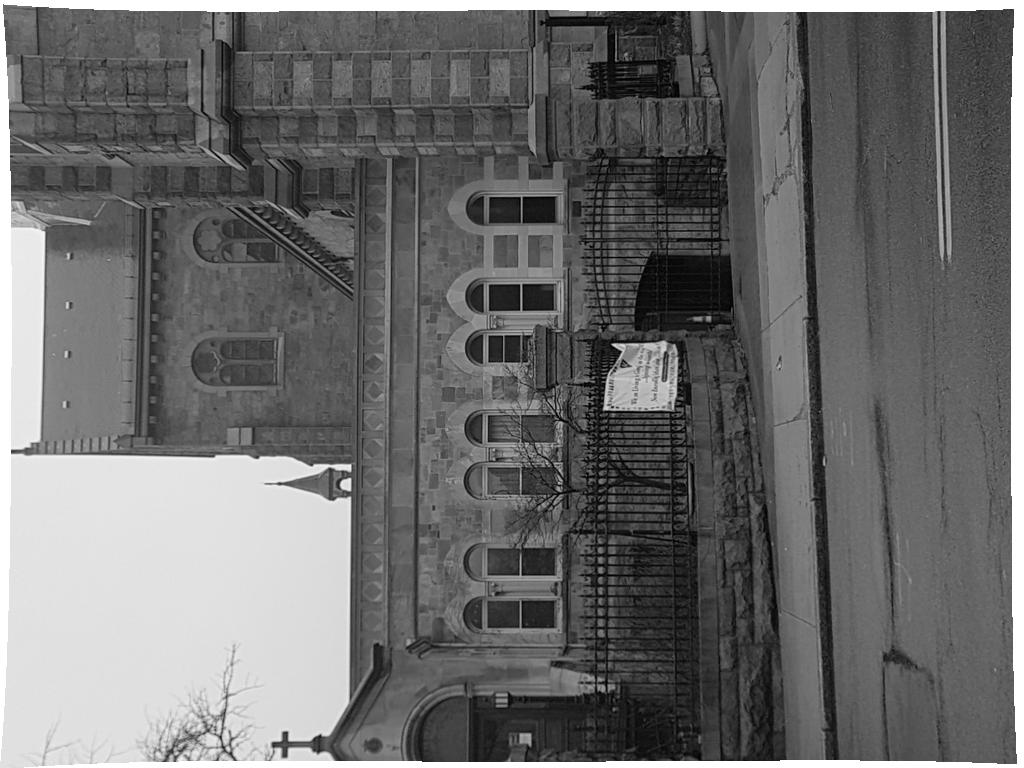
%> input picture LAB4/images/50_overlap/use1_rect.jpg, 1024 x 768 px; its folder holds only this picture in this run
$ octave mosaic.m   (GNU Octave 9; MATLAB toolbox functions it lacks are replaced by stand-ins)
%> lines starting %> are read from the running program, lines starting %| are printed output that depends on the picture
### LAB4/analysis/harris.m
function [varargout] = harris(I,varargin)
%HARRIS Harris corner detector
%  This function implements a version of the Harris corner detector which
%  has the ability to calculate the eigenvalues of the gradient matrix
%  directly.  This is opposed to calculating the corner response function as
%  originally proposed by Harris in:
%
%  C. Harris and M. Stephens.  "A Combined Corner and Edge
%  Detector", Proceedings of the 4th Alvey Vision Conference,
%  Manchester, U.K. pgs 147-151, 1988
%
%  INPUT:
%  I is the graylevel harrimage to extract interest points from
%  PARAMETER     DEFAULT   DESCRIPTION
%  ----------   --------  --------------------------
%  N               500    maximum number of interest points to return
%  'disp'          N/A    overlays corner points on image
%  'subpixel'      N/A    analytically calculate subpixel precision of
%                         corner locations by fitting a quadratic
%                         surface to corner response function
%  'thresh'          0    smallest acceptable value of response function
%  'hsize_i          3    size of the smoothing Gaussian mask
%  'sigma_i         0.5   standard deviation of Gaussian filter
%  'tile'          [1 1]  break the image into regions [y x] to
%                         distribute feature points more uniformly
%  'mask'           M     array of 1's same size as image defining
%                         where to compute feature points (useful
%                         for radially compensated images)
%  'eig'           N/A    use smallest eigenvalue as response
%                         function, o.w. use response function (default)
%                         originally proposed by Harris
%  'fft'           N/A    perform smoothing filtering in freqeuncey
%                         domain, o.w. perform in spatial domain (default)
%
%  OPTIONAL OUTPUT:
%  (y,x) are the row/column locations of interest points
%  M is the corner response function value associated with that point
%
%  Example:
%  I = imread('cameraman.tif');
%  [y,x,m] = harris(I,1000,'tile',[2 2],'disp');
%
%Date        Who     What
%--------    ----    ---------------------------------
%20021010    rme     Create.
%20021014    rme     Added option of subpixel precision.
%20021110    rme     Added example and no ouput option
%20021214    rme     Added tiling and mask features as well as
%                    Harris corner response function.
%20030821    rme     Speed up subpixel code, as well as regional
%                    processing code.
%20030826    rme     Added 'fft' option to speed up feature extraction
%                    for large images (e.g. 1024x1280)
%20041218    rme     Added convolve2.m function call.
%                    convolve2 performs SVD on the mask and then performs separable
%                    convolution.  note that matlab's filter2 also tries to do this, but for
%                    some reason calling conv2(h1,h2,I) is *much* slower than calling
%                    conv2(conv2(I,h1),h2) which what convolve2 does.

param = checkargs(size(I),varargin{:});

I = double(I);

[nr,nc] = size(I);

% create gradient masks
dx = [-1 0 1; -1 0 1; -1 0 1]/3;
dy = dx';

% calculate image gradients
Ix = convolve2(I,dx,'same');
Iy = convolve2(I,dy,'same');

% calculate gradient products
IxIx = Ix.*Ix;
IyIy = Iy.*Iy;
IxIy = Ix.*Iy;

% smooth squared image gradients
gmask = fspecial('gaussian',param.hsize,param.sigma);
if param.fft == false
  IxIx = convolve2(IxIx,gmask,'same');
  IyIy = convolve2(IyIy,gmask,'same');
  IxIy = convolve2(IxIy,gmask,'same');
else
  m = size(IxIx,1)+size(gmask,1)-1;
  n = size(IxIx,2)+size(gmask,2)-1;
  try
    % previous values
    pv_t = load(strcat(tempdir,'harris_prev_val.mat'));
    if m == pv_t.m && n == pv_t.n && ...
	  param.hsize == pv_t.hsize && param.sigma == pv_t.sigma
      % load previously stored smoothing filter fft
      %disp('loading gmask_fft');
      gmask_fft = pv_t.gmask_fft;
    else
      %disp('generating gmask_fft');
      gmask_fft = fft2(gmask,m,n);
    end
  catch
    %disp('no previous values exist, generating gmask_fft')
    hsize = param.hsize;
    sigma = param.sigma;
    % no previous values exist
    gmask_fft = fft2(gmask,m,n);
    save(strcat(tempdir,'harris_prev_val.mat'), ...
  	 'hsize','sigma','m','n','gmask_fft');
  end

  IxIx = real(ifft2(fft2(IxIx,m,n).*gmask_fft));
  IyIy = real(ifft2(fft2(IyIy,m,n).*gmask_fft));
  IxIy = real(ifft2(fft2(IxIy,m,n).*gmask_fft));
  % keep 'same' portion
  w = (param.hsize-1)/2; % hsize is assumed to be odd
  IxIx = IxIx(w+1:w+nr,w+1:w+nc);
  IyIy = IyIy(w+1:w+nr,w+1:w+nc);
  IxIy = IxIy(w+1:w+nr,w+1:w+nc);
  clear hsize sigma m n gmask_fft gmask;
end

% calculate the eigenvalues of the matrix
% [IxIx IxIy
%  IxIy IyIy]
% old way
%lambda1a = (IxIx+IyIy)/2 + 1/2*sqrt((IxIx+IyIy).^2-4*(IxIx.*IyIy-IxIy.*IxIy));
%lambda2a = (IxIx+IyIy)/2 - 1/2*sqrt((IxIx+IyIy).^2-4*(IxIx.*IyIy-IxIy.*IxIy));
% faster way
B = (IxIx+IyIy);
SQRTRM = sqrt(B.^2 - 4*(IxIx.*IyIy-IxIy.^2));
lambda1 = (B+SQRTRM)/2;
lambda2 = (B-SQRTRM)/2;
clear B SQRTRM IxIx IyIy IxIy;

% corner detection is based upon the desired corner response function
if param.eig
  % minimum eigenvalue
  R = real(min(lambda1,lambda2));
else
  % Harris corner response function
  % trace equals sum of eigenvalues
  % determinant equals product of eigenvalues
  R = lambda1.*lambda2 - 0.04*(lambda1+lambda2).^2;
end

% locate local maxima based upon eight-connected neighborhood
Maxima = (imregionalmax(R) & param.mask).*R;

% sort interest points by reponse function
% only consider pixels where the gradient matrix is positive definite
% i.e. both eigenvalues are greater than zero
[i,j] = find(Maxima > param.thresh);
m = Maxima((j-1)*nr+i); %shortcut for maxima(sub2ind(size(maxima),i,j));
[m,idx] = sort(m);
i = i(idx);
j = j(idx);

% interest points were sorted ascendingly by response function,
% flip so largest response points are first
m = m(end:-1:1);
i = i(end:-1:1);
j = j(end:-1:1);

if param.tile(1) > 1 && param.tile(2) > 1
  % process image regionally so that corners are uniformally
  % extracted across image regions
  ii = [];
  jj = [];
  mm = [];
  Npts_per_region = round(param.N/prod(param.tile));
  xx = round(linspace(1,nc,param.tile(2)+1)); % region boundaries
  yy = round(linspace(1,nr,param.tile(1)+1));
  for pp = 2:length(xx)
    % points falling within the region's x boundaries
    idx = find((j >= xx(pp-1)) & (j < xx(pp)));
    for qq = 2:length(yy)
      % points falling within the region's y boundaries
      idy = find((i >= yy(qq-1)) & (i < yy(qq)));

      % their common intersection
      ind = intersect(idx,idy);

      % return the strongest N points as defined by user
      ii = [ii; i(ind(1:min(end,Npts_per_region)))];
      jj = [jj; j(ind(1:min(end,Npts_per_region)))];
      mm = [mm; m(ind(1:min(end,Npts_per_region)))];
    end
  end
else
  ii = i(1:min(end,param.N));
  jj = j(1:min(end,param.N));
  mm = m(1:min(end,param.N));
end

if param.subpixel
  % refine corner locations with subpixel accuracy
  % fit a quadratic surface to maxima location
  % and calculate it's analytic peak
  [ii,jj] = subpixel(ii,jj,R);
end

if param.disp | nargout == 0
  % overlay corner points on original image
  figure;
  imagesc(I);
  colormap gray;
  hold on;
  plot(jj,ii,'y+');
  hold off;
  drawnow;
end

if nargout >= 2
  varargout{1} = ii;
  varargout{2} = jj;
end
if nargout == 3
  varargout{3} = mm;
end

%=======================================================================
function param = checkargs(isize,varargin);

% set defaults
param.disp = 0;      % overlay corner points on image
param.N = 500;       % number of interest points to return
param.subpixel = false;  % refine corner location with subpixel accuracy
param.thresh = 0;    % threshold value for smallest response magnitude
param.hsize = 3;     % size of gaussian smoothing mask
param.sigma = 0.5;   % standard deviation of gaussian mask
param.eig   = false; % use corner response function as originally
                     % proposed by Harris
param.tile = [1 1];  % do not process image regionally
param.fft  = false;  % implement conv2 in spatial domain

%----------------------------------------------
% replace defaults with user specified values
%----------------------------------------------
% check to see if number of corner points was specified
% otherwise use default
if nargin > 1 && isnumeric(varargin{1})
  param.N = varargin{1};
  ii = 2;
else
  ii = 1;
end

% loop through parameter/value pairs
while ii <= nargin - 1;
  switch lower(varargin{ii})
   case 'disp'
    param.disp = 1;
    ii = ii+1;
   case 'subpixel'
    param.subpixel = true;
    ii = ii+1;
   case 'eig'
    param.eig = true;
    ii = ii+1;
   case 'thresh'
    param.thresh = varargin{ii+1};
    ii = ii+2;
   case 'hsize'
    param.hsize = varargin{ii+1};
    ii = ii+2;
   case 'sigma'
    param.sigma = varargin{ii+1};
    ii = ii+2;
   case 'mask'
    param.mask  = logical(varargin{ii+1});
    ii = ii+2;
   case 'tile'
    param.tile  = varargin{ii+1};
    ii = ii+2;
   case 'fft'
    param.fft = true;
    ii = ii+1;
   otherwise
    error(sprintf('Uknown option ''%s''',varargin{ii}));
  end
end

if ~isfield(param,'mask')
  % corner mask defines region to compute interest points
  % define default mask to include "valid" smoothed
  % image gradient portions from convolution
  param.mask = true(isize);
  % [5 lines of commented-out code are left out]
end

%================================================================
% the current implementation no longer uses this function
% [7 lines left out: function regionalmask, not called in this run]


%================================================================
% [57 lines left out: function subpixel, not called in this run]

### LAB4/analysis/convolve2.m
function y = convolve2(x, m, shape, tol)
%CONVOLVE2 Two dimensional convolution.
%   Y = CONVOLVE2(X, M) performs the 2-D convolution of matrices X and
%   M. If [mx,nx] = size(X) and [mm,nm] = size(M), then size(Y) =
%   [mx+mm-1,nx+nm-1]. Values near the boundaries of the output array are
%   calculated as if X was surrounded by a border of zero values.
%
%   Y = CONVOLVE2(X, M, SHAPE) where SHAPE is a string returns a
%   subsection of the 2-D convolution with size specified by SHAPE:
%
%       'full'  - (default) returns the full 2-D convolution,
%       'same'  - returns the central part of the convolution
%                 that is the same size as A (using zero padding),
%       'valid' - returns only those parts of the convolution
%                 that are computed without the zero-padded
%                 edges, size(Y) = [mx-mm+1,nx-nm+1] when
%                 size(X) > size(M),
%       'wrap'  - as for 'same' except that instead of using zero-padding
%                 the input A is taken to wrap round as on a toroid.
%
%   CONVOLVE2 is fastest when mx > mm and nx > nm - i.e. the first
%   argument is the input and the second is the mask.
%
%   If the rank of the mask M is low, CONVOLVE2 will decompose it into a
%   sum of outer product masks, each of which is applied efficiently as
%   convolution with a row vector and a column vector, by calling CONV2.
%   The function will often be faster than CONV2 or FILTER2 (in some
%   cases much faster) and will produce the same results as CONV2 to
%   within a small tolerance.
%
%   Y = CONVOLVE2(... , TOL) where TOL is a number in the range 0.0 to
%   1.0 computes the convolution using a reduced-rank approximation to
%   M, provided this will speed up the computation. TOL limits the
%   relative sum-squared error in the effective mask; that is, if the
%   effective mask is E, the error is controlled such that
%
%       sum(sum( (M-E) .* (M-E) ))
%       --------------------------    <=  TOL
%            sum(sum( M .* M ))
%
%   See also CONV2, FILTER2.

% David Young, COGS, University of Sussex, February 2002,
%   revised October 2002.

% Deal with optional arguments
error(nargchk(2,4,nargin));
if nargin < 3
    shape = 'full';    % shape default as for CONV2
    tol = 0;
elseif nargin < 4
    if isnumeric(shape)
        tol = shape;
        shape = 'full';
    else
        tol = 0;
    end
end;

% Set up to do the wrap operation, not handled by conv2
if strcmp(shape, 'wrap')
    x = wraparound(x, m);
    shape = 'valid';
end

% do the convolution itself
y = doconv(x, m, shape, tol);

%-----------------------------------------------------------------------

function y = doconv(x, m, shape, tol);
% Carry out convolution
[mx, nx] = size(x);
[mm, nm] = size(m);

% If the mask is bigger than the input, or it is 1-D already,
% just let CONV2 handle it.
if mm > mx | nm > nx | mm == 1 | nm == 1
    y = conv2(x, m, shape);
else
    % Get svd of mask
    if mm < nm; m = m'; end        % svd(..,0) wants m > n
    [u,s,v] = svd(m, 0);
    s = diag(s);
    rank = trank(m, s, tol);
    if rank*(mm+nm) < mm*nm         % take advantage of low rank
        if mm < nm;  t = u; u = v; v = t; end  % reverse earlier transpose
        vp = v';
        % For some reason, CONV2(H,C,X) is very slow, so use the normal call
        y = conv2(conv2(x, u(:,1)*s(1), shape), vp(1,:), shape);
        for r = 2:rank
            y = y + conv2(conv2(x, u(:,r)*s(r), shape), vp(r,:), shape);
        end
    else
        if mm < nm; m = m'; end     % reverse earlier transpose
        y = conv2(x, m, shape);
    end
end

%-----------------------------------------------------------------------

function r = trank(m, s, tol)
% Approximate rank function - returns rank of matrix that fits given
% matrix to within given relative rms error. Expects original matrix
% and vector of singular values.
if tol < 0 | tol > 1
    error('Tolerance must be in range 0 to 1');
end
if tol == 0             % return estimate of actual rank
    tol = length(m) * max(s) * eps;
    r = sum(s > tol);
else
    ss = s .* s;
    t = (1 - tol) * sum(ss);
    r = 0;
    sm = 0;
    while sm < t
        r = r + 1;
        sm = sm + ss(r);
    end
end

%-----------------------------------------------------------------------

% [44 lines left out: function wraparound, not called in this run]

### LAB4/analysis/mosaic.m
imds = imageDatastore('/home/kyle/Downloads/50_overlap', 'FileExtensions', {'.jpg'})

% Read the first image from the image set.
I = readimage(imds, 1);
%> I is the input picture: size 768x1024x3 uint8; min 0, max 255, mean 108.8
no = 10000;
thresh = 0.05e+06

% Once done, experiment with tile to try and get features more uniform
% [y, x, m] = harris(I(:, :, 2), 1000, 'tile', [2 2], 'disp');
grayImage = rgb2gray(I);
[y, x, m] = harris(grayImage, no, 'tile', [2 2], 'disp');%, 'thresh', thresh);
%> in checkargs, `param.N = varargin{1};`: param.N = 10000
%> the loop in checkargs, `while ii <= nargin - 1;` made 2 passes
%> param.tile on pass 1: [2 2]
%> after the loop in checkargs, `while ii <= nargin - 1;`: ii = 5; param = {disp 1, N 10000, subpixel false, thresh 0, hsize 3, sigma 0.5}; param.disp = 1; param.eig = false; param.hsize = 3; param.sigma = 0.5; param.subpixel = false; param.thresh = 0
%> call 2 of doconv, with shape = 'same', tol = 0
%> in doconv (call 2), `y = conv2(conv2(x, u(:,1)*s(1), shape), vp(1,:), shape);`:
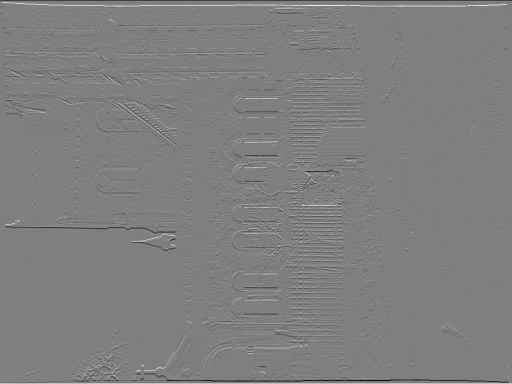
%> y: size 768x1024 double (shown at 1/2 size); min -255, max 255, mean 0; mean of the top-left, top-right, bottom-left and bottom-right quarters 0.1, 0.1, -0.1, -0.1; drawn with min black and max white
%> in harris, `IxIx = Ix.*Ix;`:
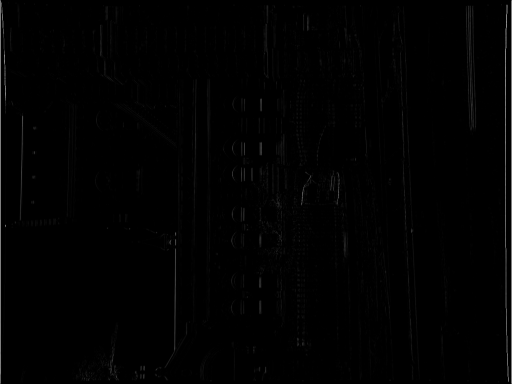
%> IxIx: size 768x1024 double (shown at 1/2 size); min 0, max 65025, mean 456.9; drawn with min black and max white
%> in harris, `IyIy = Iy.*Iy;`:
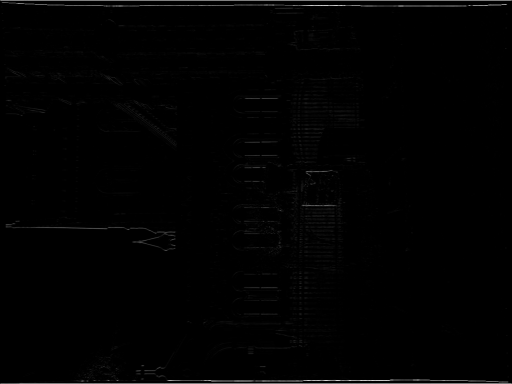
%> IyIy: size 768x1024 double (shown at 1/2 size); min 3.16e-30, max 65025, mean 520.1; drawn with min black and max white
%> in harris, `gmask = fspecial('gaussian',param.hsize,param.sigma);`: gmask = [0.0113 0.0838 0.0113; 0.0838 0.619 0.0838; 0.0113 0.0838 0.0113]
%> in harris, `R = lambda1.*lambda2 - 0.04*(lambda1+lambda2).^2;`:
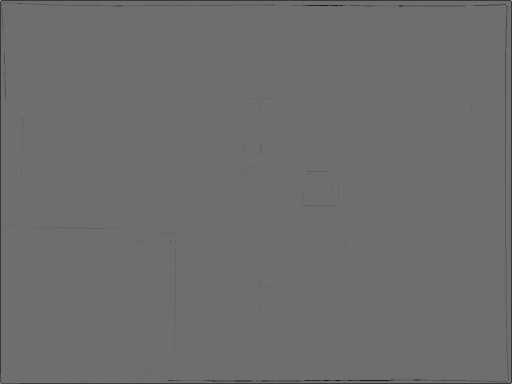
%> R: size 768x1024 double (shown at 1/2 size); min -105927117.6, max 137588168.4, mean -738980.4; drawn with min black and max white
%> in harris, `[i,j] = find(Maxima > param.thresh);`: i = 41588 values from 1 to 768; j = 41588 values from 1 to 1024
%> in harris, `Npts_per_region = round(param.N/prod(param.tile));`: Npts_per_region = 2500
%> in harris, `xx = round(linspace(1,nc,param.tile(2)+1));`: xx = [1 513 1024]
%> in harris, `yy = round(linspace(1,nr,param.tile(1)+1));`: yy = [1 385 768]
%> the loop in harris, `for pp = 2:length(xx)` made 2 passes
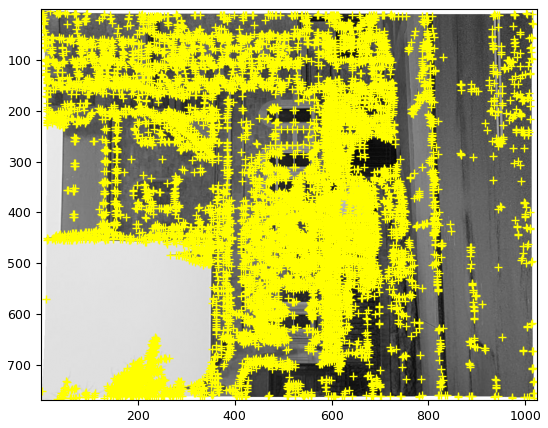
%> figure redrawn from the program's plot data
points = cornerPoints([x, y]);
%> points = 10000 points; strongest (x, y): (1, 1), (4, 6), (215, 14), (213, 14), (12, 156)
for i = 1:no
%> (the run ends here)

$ run again, on LAB4/images/50_overlap/use5_rect.jpg
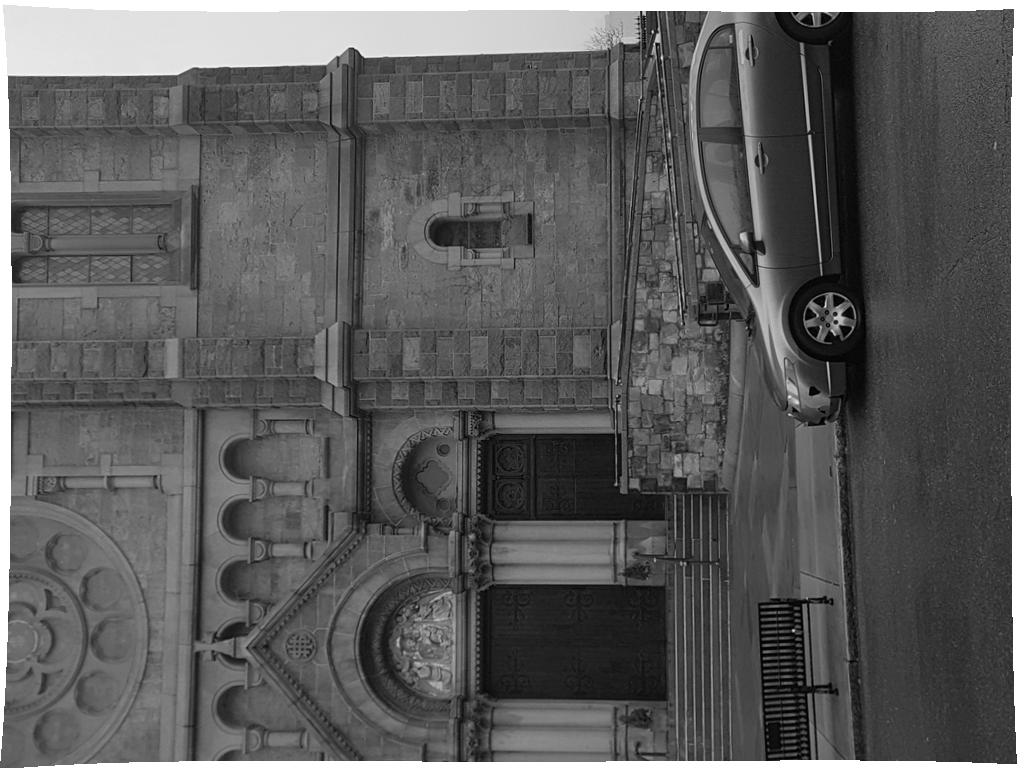
%> input picture LAB4/images/50_overlap/use5_rect.jpg, 1024 x 768 px
%> I is the input picture: size 768x1024x3 uint8; min 0, max 255, mean 92.1
%> param.N = 10000
%> the loop in checkargs, `while ii <= nargin - 1;` made 2 passes
%> param.tile on pass 1: [2 2]
%> after the loop in checkargs, `while ii <= nargin - 1;`: ii = 5; param = {disp 1, N 10000, subpixel false, thresh 0, hsize 3, sigma 0.5}; param.disp = 1; param.eig = false; param.hsize = 3; param.sigma = 0.5; param.subpixel = false; param.thresh = 0
%> I: size 768x1024 double
%> in harris, `IyIy = Iy.*Iy;`:
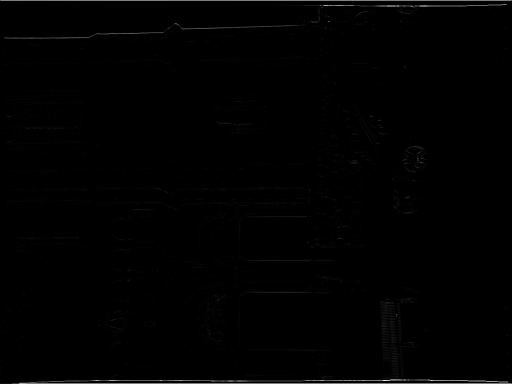
%> IyIy: size 768x1024 double (shown at 1/2 size); min 1.77e-30, max 65025, mean 419.2; drawn with min black and max white
%> gmask = [0.0113 0.0838 0.0113; 0.0838 0.619 0.0838; 0.0113 0.0838 0.0113]
%> i = 42903 values from 1 to 768; j = 42903 values from 1 to 1024
%> Npts_per_region = 2500
%> xx = [1 513 1024]
%> yy = [1 385 768]
%> the loop in harris, `for pp = 2:length(xx)` made 2 passes
%> `[y, x, m] = harris(grayImage, no, 'tile', [2 2], 'disp');%, 'thresh', ..`:
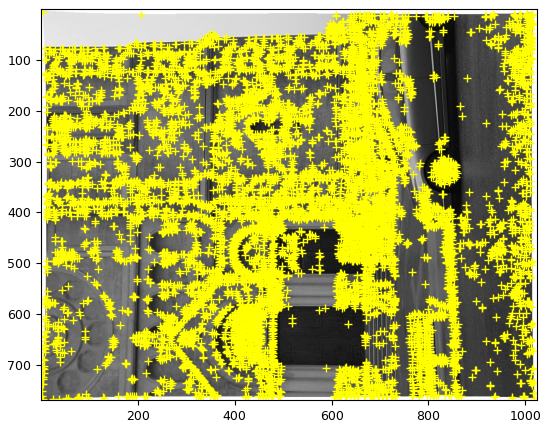
%> figure redrawn from the program's plot data
%> points = 10000 points; strongest (x, y): (1, 1), (9, 77), (13, 233), (14, 284), (338, 58)
